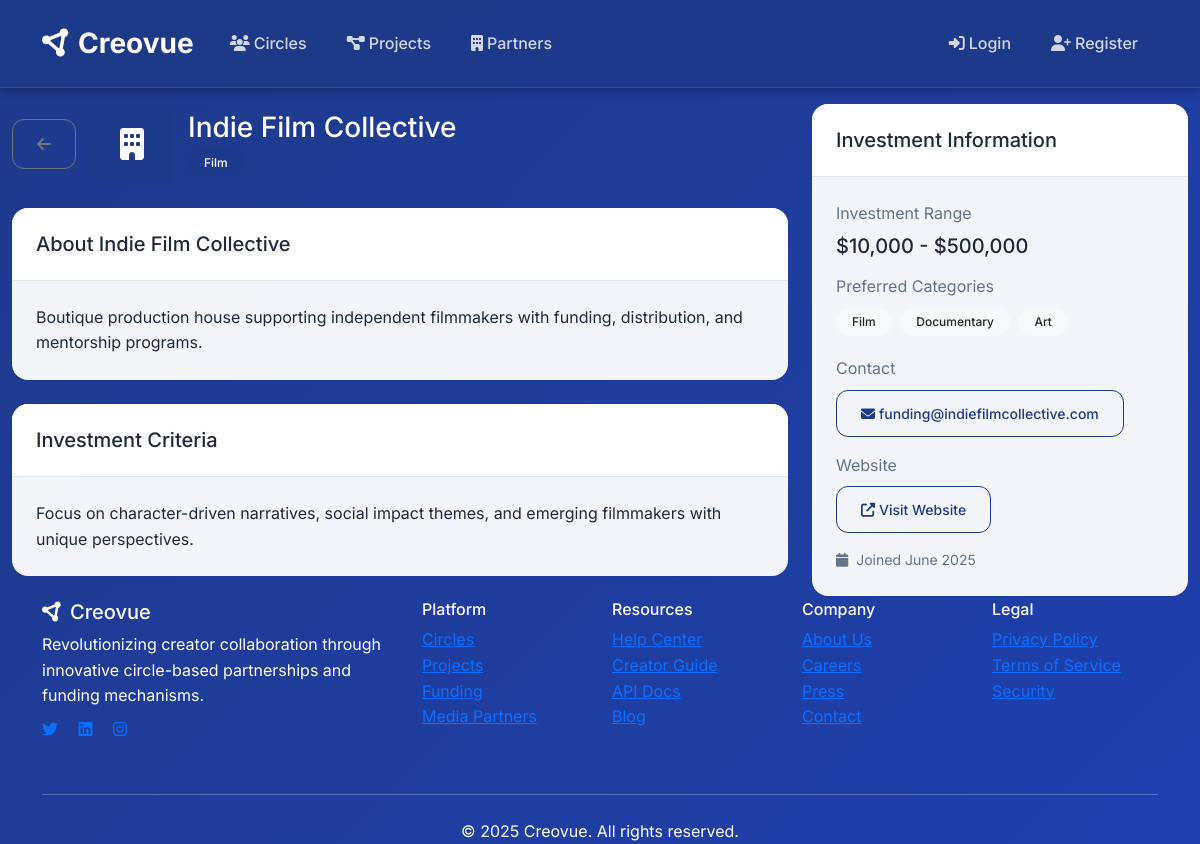
Screenshot of /media-houses/2 with the database file from the repository.
### models.py (models this page shows, shortened)
class MediaHouse(db.Model):
    id = db.Column(db.Integer, primary_key=True)
    name = db.Column(db.String(200), nullable=False)
    description = db.Column(Text)
    industry = db.Column(db.String(100))  # streaming, tv, film, music, etc.
    website = db.Column(db.String(200))
    contact_email = db.Column(db.String(120))
    logo_url = db.Column(db.String(300))
    investment_range_min = db.Column(db.Float, default=0)
    investment_range_max = db.Column(db.Float, default=0)
    preferred_categories = db.Column(db.String(500))  # comma-separated list
    investment_criteria = db.Column(Text)
    is_active = db.Column(db.Boolean, default=True)
    created_at = db.Column(db.DateTime, default=datetime.utcnow)
    investments = db.relationship('MediaHouseInvestment', backref='media_house', lazy=True)

### routes.py (the view)
@media_houses.route('/<int:id>')
def detail(id):
    media_house = MediaHouse.query.get_or_404(id)
    recent_investments = MediaHouseInvestment.query.filter_by(
        media_house_id=media_house.id
    ).order_by(desc(MediaHouseInvestment.investment_date)).limit(5).all()
    return render_template('media_houses/detail.html',
                         media_house=media_house,
                         recent_investments=recent_investments)

### templates/media_houses/detail.html (shortened to what this page needs)
{% extends "base.html" %}
{% block content %}
<div class="container-fluid">
    <div class="row">
        <div class="col-lg-8">
            <div class="d-flex align-items-center mb-4">
                <a href="{{ url_for('media_houses.list') }}" class="btn btn-outline-secondary me-3">
                    <i class="fas fa-arrow-left"></i>
                </a>
                <div class="d-flex align-items-center">
                    {% if media_house.logo_url %}
                    <img src="{{ media_house.logo_url }}" alt="{{ media_house.name }}"
                         class="rounded me-3" style="width: 80px; height: 80px; object-fit: cover;">
                    {% else %}
                    <div class="bg-primary rounded d-flex align-items-center justify-content-center me-3"
                         style="width: 80px; height: 80px;">
                        <i class="fas fa-building text-white fa-2x"></i>
                    </div>
                    {% endif %}
                    <div>
                        <h1 class="h3 mb-1">{{ media_house.name }}</h1>
                        {% if media_house.industry %}
                        <span class="badge bg-primary">{{ media_house.industry|title }}</span>
                        {% endif %}
                    </div>
                </div>
            </div>
            {% if media_house.description %}
            <div class="card mb-4">
                <div class="card-header">
                    <h5 class="mb-0">About {{ media_house.name }}</h5>
                </div>
                <div class="card-body">
                    <p class="mb-0">{{ media_house.description }}</p>
                </div>
            </div>
            {% endif %}
            {% if media_house.investment_criteria %}
            <div class="card mb-4">
                <div class="card-header">
                    <h5 class="mb-0">Investment Criteria</h5>
                </div>
                <div class="card-body">
                    <p class="mb-0">{{ media_house.investment_criteria }}</p>
                </div>
            </div>
            {% endif %}
        </div>
        <div class="col-lg-4">
            <div class="card">
                <div class="card-header">
                    <h5 class="mb-0">Investment Information</h5>
                </div>
                <div class="card-body">
                    {% if media_house.investment_range_min > 0 %}
                    <div class="mb-3">
                        <label class="form-label text-muted">Investment Range</label>
                        <div class="h5">${{ "{:,.0f}".format(media_house.investment_range_min) }} - ${{ "{:,.0f}".format(media_house.investment_range_max) }}</div>
                    </div>
                    {% endif %}
                    {% if media_house.preferred_categories %}
                    <div class="mb-3">
                        <label class="form-label text-muted">Preferred Categories</label>
                        <div>
                            {% for category in media_house.preferred_categories.split(',') %}
                            <span class="badge bg-light text-dark me-1 mb-1">{{ category.strip()|title }}</span>
                            {% endfor %}
                        </div>
                    </div>
                    {% endif %}
                    {% if media_house.contact_email %}
                    <div class="mb-3">
                        <label class="form-label text-muted">Contact</label>
                        <div>
                            <a href="mailto:{{ media_house.contact_email }}" class="btn btn-outline-primary btn-sm">
                                <i class="fas fa-envelope me-1"></i>{{ media_house.contact_email }}
                            </a>
                        </div>
                    </div>
                    {% endif %}
                    {% if media_house.website %}
                    <div class="mb-3">
                        <label class="form-label text-muted">Website</label>
                        <div>
                            <a href="{{ media_house.website }}" target="_blank" class="btn btn-outline-primary btn-sm">
                                <i class="fas fa-external-link-alt me-1"></i>Visit Website
                            </a>
                        </div>
                    </div>
                    {% endif %}
                    <div class="text-muted small">
                        <i class="fas fa-calendar me-1"></i>
                        Joined {{ media_house.created_at.strftime('%B %Y') }}
                    </div>
                </div>
            </div>
        </div>
    </div>
</div>
{% endblock %}

### static/css/style.css (style rules this page uses)
:root { --primary-color: #1e3a8a; --primary-light: #3b82f6; --primary-dark: #1e40af; --secondary-color: #64748b; --accent-color: #06b6d4; --success-color: #10b981; --warning-color: #f59e0b; --danger-color: #ef4444; --background-light: #f8fafc; --background-card: #ffffff; --text-dark: #1e293b; --text-muted: #64748b; --border-light: #e2e8f0; --shadow-sm: 0 1px 2px 0 rgba(0, 0, 0, 0.05); --shadow-md: 0 4px 6px -1px rgba(0, 0, 0, 0.1), 0 2px 4px -1px rgba(0, 0, 0, 0.06); --shadow-lg: 0 10px 15px -3px rgba(0, 0, 0, 0.1), 0 4px 6px -2px rgba(0, 0, 0, 0.05); }
body { font-family: 'Inter', -apple-system, BlinkMacSystemFont, 'Segoe UI', Roboto, sans-serif; background-color: var(--primary-color); background: linear-gradient(135deg, var(--primary-color) 0%, var(--primary-dark) 100%); color: white; line-height: 1.6; min-height: 100vh; }
.btn { font-weight: 500; border-radius: 0.75rem; transition: all 0.2s ease; padding: 0.75rem 1.5rem; }
.btn-outline-primary { border-color: var(--primary-color); color: var(--primary-color); background: transparent; }
.card { border: none; box-shadow: var(--shadow-sm); border-radius: 1rem; background-color: rgba(255, 255, 255, 0.95); transition: all 0.3s ease; color: var(--text-dark); }
.card-header { background-color: var(--background-card); border-bottom: 1px solid var(--border-light); border-radius: 1rem 1rem 0 0 !important; padding: 1.5rem; }
.card-body { padding: 1.5rem; }
.badge { font-weight: 500; padding: 0.5rem 1rem; border-radius: 2rem; font-size: 0.75rem; }
.bg-primary { background-color: var(--primary-color) !important; }
.text-muted { color: var(--text-muted) !important; }

### rows the page displays
MediaHouse: name "Indie Film Collective", industry "Film", description "Boutique production house supporting independent filmmakers with funding, distribution, and mentorship programs.", investment_criteria "Focus on character-driven narratives, social impact themes, and emerging filmmakers with unique perspectives.", investment_range_min "10,000", investment_range_max "500,000", contact_email "funding@indiefilmcollective.com", created_at "June 2025"

### other values shown
{{ category.strip()|title }} "Film" "Documentary" "Art"
